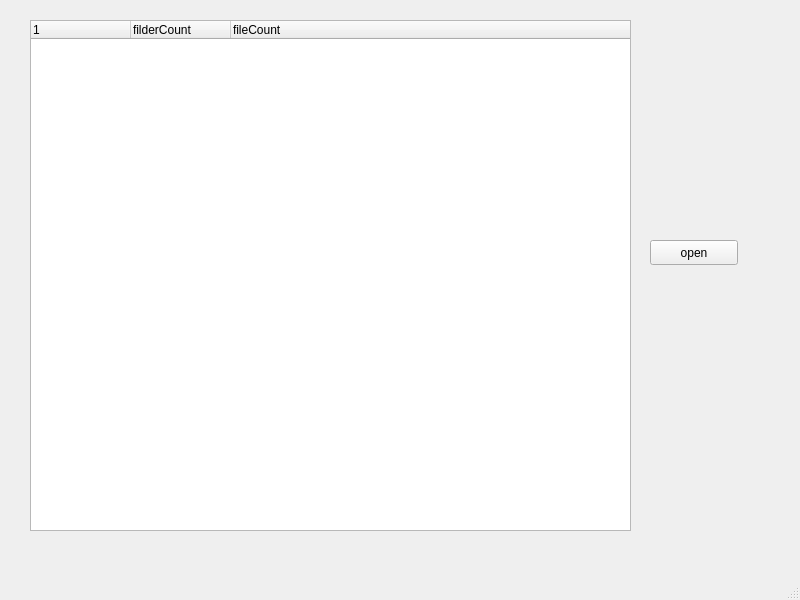
<?xml version="1.0" encoding="UTF-8"?>
<ui version="4.0">
 <class>MainWindow</class>
 <widget class="QMainWindow" name="MainWindow">
  <property name="geometry">
   <rect>
    <x>0</x>
    <y>0</y>
    <width>800</width>
    <height>600</height>
   </rect>
  </property>
  <property name="windowTitle">
   <string>MainWindow</string>
  </property>
  <widget class="QWidget" name="centralwidget">
   <widget class="QTreeWidget" name="treeWidget">
    <property name="geometry">
     <rect>
      <x>30</x>
      <y>20</y>
      <width>601</width>
      <height>511</height>
     </rect>
    </property>
    <column>
     <property name="text">
      <string/>
     </property>
    </column>
    <column>
     <property name="text">
      <string>filderCount</string>
     </property>
    </column>
    <column>
     <property name="text">
      <string>fileCount</string>
     </property>
    </column>
   </widget>
   <widget class="QPushButton" name="openFileButton">
    <property name="geometry">
     <rect>
      <x>650</x>
      <y>240</y>
      <width>88</width>
      <height>25</height>
     </rect>
    </property>
    <property name="text">
     <string>open</string>
    </property>
   </widget>
  </widget>
  <widget class="QMenuBar" name="menubar">
   <property name="geometry">
    <rect>
     <x>0</x>
     <y>0</y>
     <width>800</width>
     <height>22</height>
    </rect>
   </property>
  </widget>
  <widget class="QStatusBar" name="statusbar"/>
 </widget>
 <resources/>
 <connections/>
</ui>
